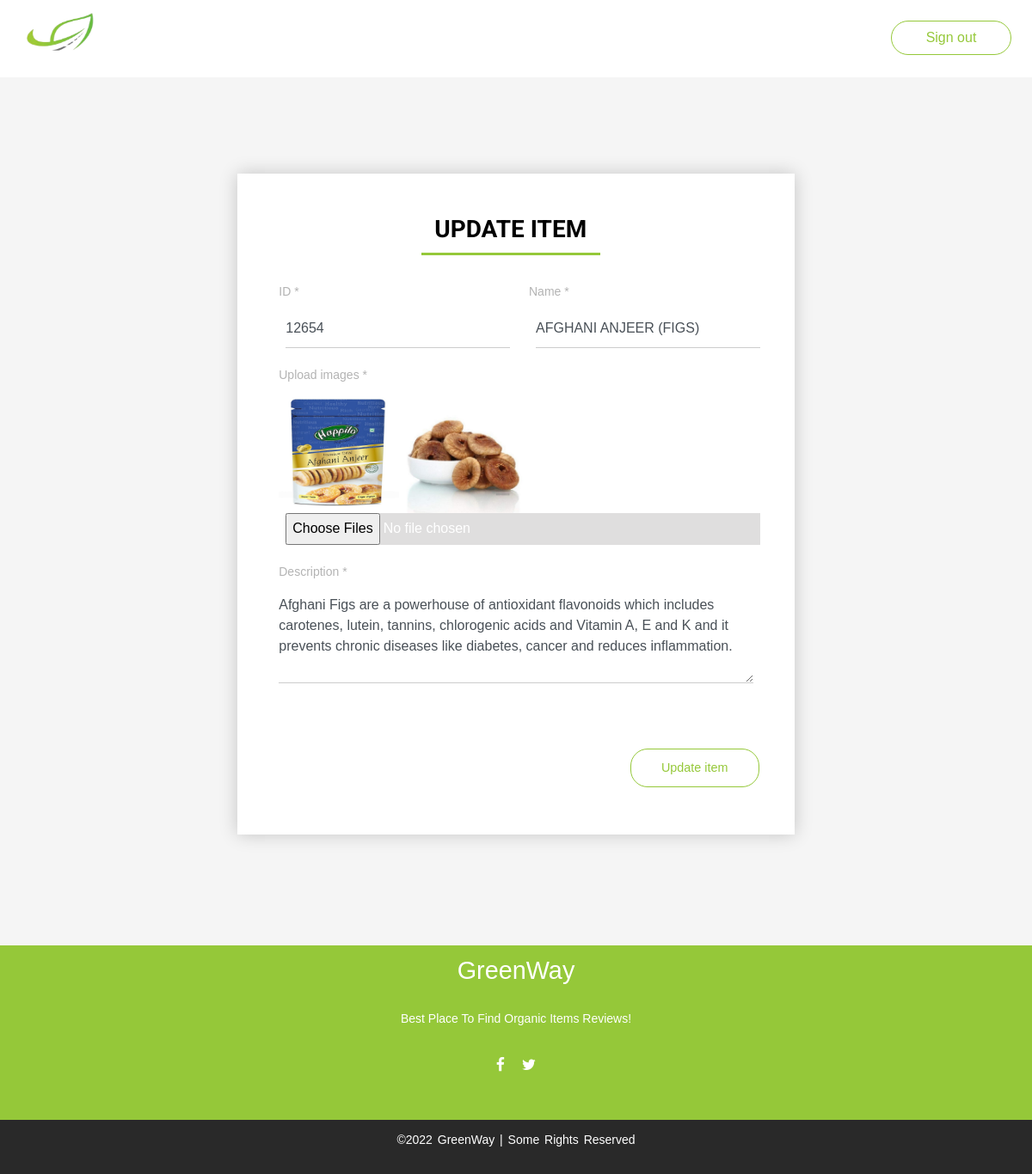
Page /editItem.php?item_number=12654 on the committed database.
### tables this page shows
CREATE TABLE `item` (
  `ID` int(4) NOT NULL AUTO_INCREMENT,
  `Item_number` int(10) NOT NULL,
  `name` varchar(60) NOT NULL,
  `image1` varchar(1000) NOT NULL,
  `image2` varchar(1000) DEFAULT NULL,
  `description` varchar(1000) NOT NULL,
  `avg_rate` decimal(5,2) NOT NULL,
  PRIMARY KEY (`ID`)
);

### editItem.php (the view, shortened to what this page needs)
<?php
  require_once 'include/connection.php';
  require_once 'include/functions.php';
  $item = $_GET['item_number'];
  $sql = "SELECT * FROM item WHERE Item_number = '$item';";
  $result = mysqli_query($conn, $sql);
if ($result->num_rows > 0) {
  while($row = $result->fetch_assoc()){
  $ItemID = $row["Item_number"];
  $name = $row["name"];
  $ItemDes = $row["description"];
  $image1=$row['image1'];
  $image2=$row['image2'];
  }}
?>
<!doctype html>
<html lang="en">
  <head>
    <link rel="stylesheet" href="fonts/icomoon/style.css">
    <link rel="stylesheet" href="css/bootstrap.min.css">
    <link rel="stylesheet" href="css/style.css">
    <link rel="stylesheet" href="https://stackpath.bootstrapcdn.com/font-awesome/4.7.0/css/font-awesome.min.css">
  </head>
  <body>
    <nav class="header">
      <div class="container1">
        <a class="logo" href="index.php"> <img src="img/logo1.png" alt="GreenWay's Logo" width="90px" height="70px"> </a>
        <a id="log" href="logout.php" class="btnn">Sign out</a>
      </div>
    </nav>
  <div class="content">
    <div class="container">
      <div class="row align-items-stretch justify-content-center no-gutters">
        <div class="col-md-7">
          <div class="form h-100 contact-wrap p-5">
            <h3 class="text-center" id ="h3">UPDATE ITEM</h3>
            <form class="mb-5" method="post" enctype="multipart/form-data"  action="updateitem.php?id= <?php echo $ItemID; ?>&des=<?php echo $ItemDes; ?> &name=<?php echo $name; ?> " id="contactForm" name="contactForm">
              <div class="row">
                <div class="col-md-6 form-group mb-3">
                  <label for="" class="col-form-label">ID *</label>
                  <input type="text" class="form-control" name="ID" id="ID"  value="<?php echo $ItemID; ?>" >
                </div>
                <div class="col-md-6 form-group mb-3">
                  <label for="" class="col-form-label">Name *</label>
                  <input type="text" class="form-control" name="name" id="name" value="<?php echo $name; ?>" >
                </div>
              </div>
              <div class="row">
                <div class="col-md-12 form-group mb-3">
                  <label for="budget" class="col-form-label">Upload images *</label> <br>
                  <img  src="<?php echo $image1; ?>"  alt="item image" width="140px" height="140px">
                <img  src="<?php echo $image2; ?>"  alt="item image" width="140px" height="140px">
                  <input type="file" id="myfile" name="myfile[]" multiple="multiple" >
                </div>
              </div>
              <div class="row mb-5">
                <div class="col-md-12 form-group mb-3">
                  <label for="message" class="col-form-label">Description *</label>
                  <textarea class="form-control" name="description" id="description" cols="30" rows="4"  value=""><?php echo $ItemDes; ?></textarea>
                </div>
              </div>
              <div class="row justify-content-center">
                <div class="col-md-5 form-group text-center">
                  <input type="submit" value="Update item" name ='submit'  class="buttonn"></input>
                </div>
              </div>
            </form>
          </div>
        </div>
      </div>
    </div>
  </div>
    <footer>
      <div class="footer-content">
          <h3>GreenWay</h3>
          <p>Best Place To Find Organic Items Reviews!
          </p>
          <ul class="socials">
              <li><a href="https://www.facebook.com/"><i class="fa fa-facebook"></i></a></li>
              <li><a href="https://twitter.com/"><i class="fa fa-twitter"></i></a></li>
          </ul>
      </div>
      <div class="footer-bottom">
          <p>©2022 GreenWay | Some Rights Reserved</p>
      </div>
  </footer>
  </body>
</html>

### css/style.css (style rules this page uses)
* { scroll-behavior: smooth; margin: 0; padding: 0; box-sizing: border-box; }
body { line-height: 1.9; color: #8c8c8c; height: 100%; width: 100%; overflow-x: hidden !important; font-family: Arial, sans-serif; background-color: #f5f5f5; }
#h3 { font-family: "Roboto", sans-serif; color: black; position: relative; margin-bottom: 5%; font-weight: bold; border-bottom:3px solid #95C839; padding-bottom: 10px; width: 13rem; position: relative; left : 30%; }
a, a:hover { text-decoration: none !important;; color: #292929; }
.btnn { width: 140px; height: 40px; border-radius: 20px; border: 1px solid #95C839; display: flex; justify-content: center; align-items: center; color: #95C839; margin-top: 2%; margin-right: 2%; float: right; }
.content { padding: 7rem 0; }
.form-control { border: none; border-bottom: 1px solid #ccc; padding-left: 0; padding-right: 0; border-radius: 0; background: none; }
.col-form-label { color: #000; font-size: 13px; }
.btn, .form-control, .custom-select { height: 45px; border-radius: 0; }
.contact-wrap { -webkit-box-shadow: 0 0px 20px 0 rgba(0, 0, 0, 0.2); box-shadow: 0 0px 20px 0 rgba(0, 0, 0, 0.2); background: #fff; }
.contact-wrap .col-form-label { font-size: 14px; color: #b3b3b3; margin: 0 0 10px 0; display: inline-block; padding: 0; }
.buttonn { margin-top: 5%; float:right; padding:8px 12px; border:1px solid #95C839; background:0; color:#95C839; cursor:pointer; transition:all .3s; border-radius: 20px; font-size: 0.9em; width: 150px; position: absolute; right: -70%; }
footer { position: absolute; left: 0; right: 0; top: 1100px; background-color: #95C839; height: 210px; width: 100vw; padding-top: 5px; color: #fff; }
.footer-content { display: flex; align-items: center; justify-content: center; flex-direction: column; text-align: center; }
.footer-content h3 { font-size: 1.8rem; font-weight: 400; text-transform: capitalize; line-height: 3rem; }
.footer-content p { max-width: 500px; margin: 10px auto; line-height: 28px; font-size: 14px; }
.socials { list-style: none; display: flex; align-items: center; justify-content: center; margin: 1rem 0 3rem 0; }
.socials li { margin: 0 10px; }
.socials a { text-decoration: none; color: #fff; }
.socials a i { font-size: 1.1rem; transition: color .4s ease; }
.footer-bottom { background: #292929; width: 100vw; padding: 10px 0; text-align: center; }
.footer-bottom p { font-size: 14px; word-spacing: 2px; text-transform: capitalize; }
.container1 { height: 90px; background-color: #fff; }
.logo { margin-left: 2%; margin-top: 5%; }
a { text-decoration: none; }
input { margin: 0 0.5rem 0 0.5rem; width: 100%; border: none; outline: none; background: #dfdede; color: white; }
::placeholder { color: #ffffff; }

### rows in the picture
item: ID "12654", name "AFGHANI ANJEER (FIGS)", image1 (picture), image2 (picture), description "Afghani Figs are a powerhouse of antioxidant flavonoids which includes carotenes, lutein, tannins, chlorogenic acids and Vitamin A, E and K and it prevents chronic diseases like diabetes, cancer and reduces inflammation."
